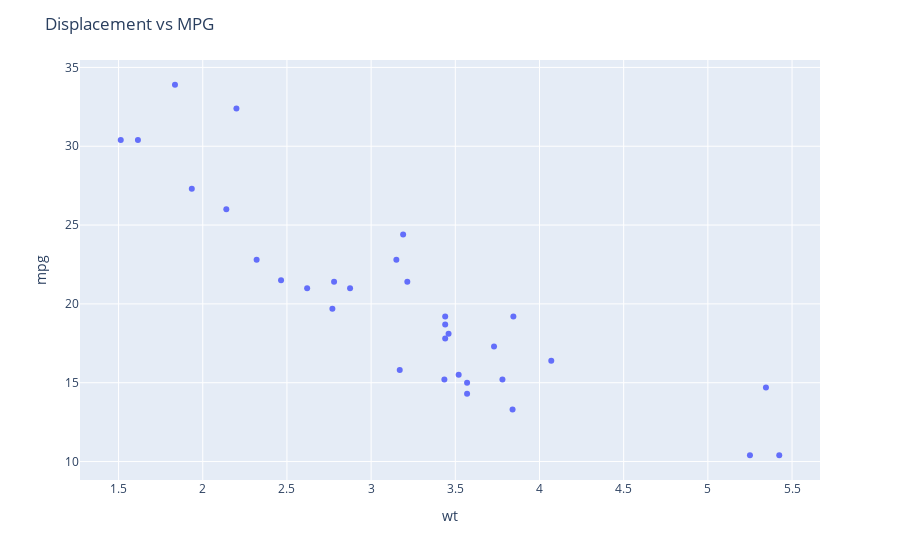

Source (notebook cell):
### Markdown cell above
### Displacement vs Miles per Gallon

### Code cell
disp_mpg = px.scatter(
    df_mtcars, 
    x='wt', 
    y ='mpg',
    hover_data = ['Car']
)

disp_mpg.update_layout(title='Weight vs MPG')
disp_mpg.show()

### Figure 1 — Plotly figure (JSON) as saved in the notebook; plotly's stock layout.template omitted (floating-point values rounded to 4 significant figures)
{"data": [{"customdata": [["Mazda RX4"], ["Mazda RX4 Wag"], ["Datsun 710"], ["Hornet 4 Drive"], ["Hornet Sportabout"], ["Valiant"], ["Duster 360"], ["Merc 240D"], ["Merc 230"], ["Merc 280"], ["Merc 280C"], ["Merc 450SE"], ["Merc 450SL"], ["Merc 450SLC"], ["Cadillac Fleetwood"], ["Lincoln Continental"], ["Chrysler Imperial"], ["Fiat 128"], ["Honda Civic"], ["Toyota Corolla"], ["Toyota Corona"], ["Dodge Challenger"], ["AMC Javelin"], ["Camaro Z28"], ["Pontiac Firebird"], ["Fiat X1-9"], ["Porsche 914-2"], ["Lotus Europa"], ["Ford Pantera L"], ["Ferrari Dino"], ["Maserati Bora"], ["Volvo 142E"]], "hovertemplate": "wt=%{x}<br>mpg=%{y}<br>Car=%{customdata[0]}<extra></extra>", "legendgroup": "", "marker": {"color": "#636efa", "symbol": "circle"}, "mode": "markers", "name": "", "orientation": "v", "showlegend": false, "type": "scatter", "x": [2.62, 2.875, 2.32, 3.215, 3.44, 3.46, 3.57, 3.19, 3.15, 3.44, 3.44, 4.07, 3.73, 3.78, 5.25, 5.424, 5.345, 2.2, 1.615, 1.835, 2.465, 3.52, 3.435, 3.84, 3.845, 1.935, 2.14, 1.513, 3.17, 2.77, 3.57, 2.78], "xaxis": "x", "y": [21, 21, 22.8, 21.4, 18.7, 18.1, 14.3, 24.4, 22.8, 19.2, 17.8, 16.4, 17.3, 15.2, 10.4, 10.4, 14.7, 32.4, 30.4, 33.9, 21.5, 15.5, 15.2, 13.3, 19.2, 27.3, 26, 30.4, 15.8, 19.7, 15, 21.4], "yaxis": "y"}], "layout": {"autosize": true, "legend": {"tracegroupgap": 0}, "margin": {"t": 60}, "title": {"text": "Displacement vs MPG"}, "xaxis": {"anchor": "y", "autorange": true, "domain": [0, 1], "range": [1.282, 5.655], "title": {"text": "wt"}, "type": "linear"}, "yaxis": {"anchor": "x", "autorange": true, "domain": [0, 1], "range": [8.58, 35.72], "title": {"text": "mpg"}, "type": "linear"}}}
